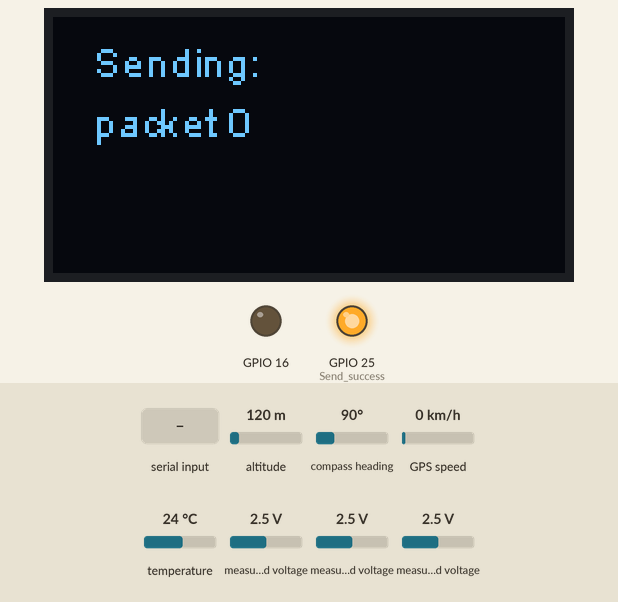
Recording of a sketch running on a simulated ESP32. Shown: 128×64 one-colour display, output pins drawn as LEDs (lit = HIGH). The test bench sets the inputs (shaded band); at power-on: temperature 24 °C, measured voltage 2.5 V, altitude 120 m, compass heading 90°, GPS speed 0 km/h. EEPROM starts erased; the GPS gets a fix after 3 s at 37.7749, -122.4194 with 8 satellites; no radio packets arrive unless stated; what the sketch prints to the serial monitor is not drawn.

Above: at 7.5 s.
7.6 s: temperature set to 12 °C
At 9.2 s:
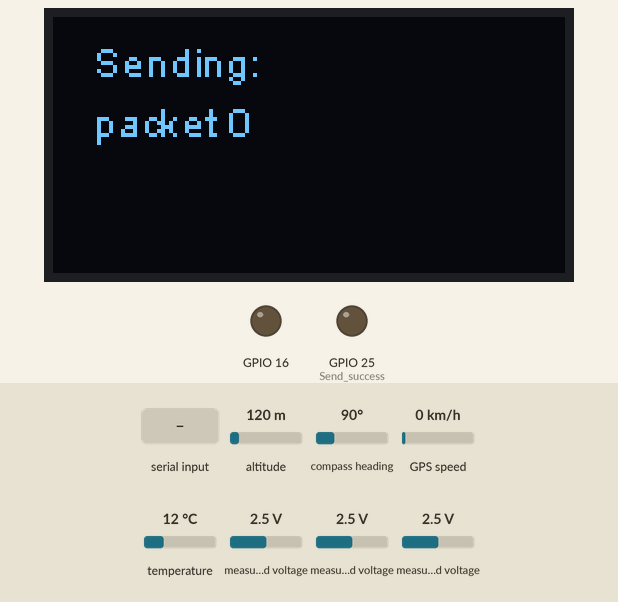
17.3 s: measured voltage (sensor 200) set to 0.1 V
24.2 s: measured voltage (sensor 201) set to 0.1 V
32.0 s: "CALIBRATION\n" received over Serial
39.9 s: "AIN0: \n" received over Serial
53.6 s: temperature set to 19 °C
Timing chart, 0 to 64.5 s (numbered marks = the images above; inputs shaded):
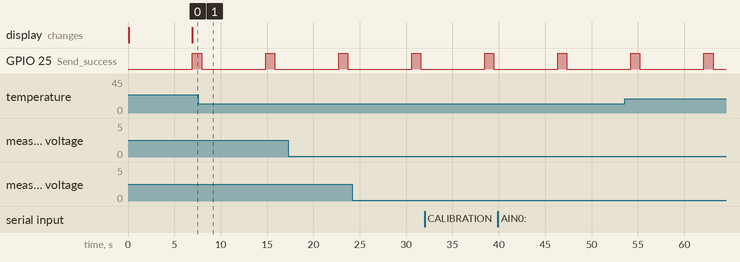

The sketch:

LoRaSender12.ino
```cpp
#include <pgmspace.h>
#include <EEPROM.h>

#include <SPI.h>
#include <LoRa.h>
#include "SSD1306.h"
#include <OneWire.h>
#include <DallasTemperature.h>
#include <TinyGPS++.h>

TinyGPSPlus gps;
HardwareSerial SerialGPS(1);

#include <Wire.h>
#include <Adafruit_ADS1015.h>

 Adafruit_ADS1115 ads;  /* Use this for the 16-bit version */
//Adafruit_ADS1015 ads;     /* Use thi for the 12-bit version */


int TempValue;
String GPS;
float latt;
float lon;

//String packet;


int counter = 0;
// GPIO5  -- SX1278's SCK
// GPIO19 -- SX1278's MISO
// GPIO27 -- SX1278's MOSI
// GPIO18 -- SX1278's CS
// GPIO23 -- SX1278's RESET
// GPIO26 -- SX1278's IRQ(Interrupt Request)
//OLED pins to ESP32 0.96OLEDGPIOs via this connecthin:
//OLED_SDA -- GPIO22
//OLED_SCL -- GPIO21
//OLED_RST -- GPIO16

//pH_SENSOR -- GPIO14
//Temp_SENSOR -- GPIO4
//ORP_SENSOR -- GPIO34
//DO_SENSOR -- GPIO35

SSD1306  display(0x3c, 21, 22); // SDA = 21 SCL = 22
#define SS      18
#define RST     23
#define DI0     26
#define BAND    923E6

/***********************ph***************************/
//#define SensorPin A0            //pH meter Analog output to Arduino Analog Input 0
#define Offset 0.00            //deviation compensate
#define samplingInterval 20
#define printInterval 800
#define ArrayLenth  40    //times of collection
int16_t pHArray[ArrayLenth];   //Store the average value of the sensor feedback
int pHArrayIndex=0;

double Avergearray(int16_t* Arr, int Number){
  int i;
  int max,min;
  double avg_ph;
  long amount=0;
  if(Number<=0){
    Serial.println("Error number for the array to avraging!/n");
    return 0;
  }
  if(Number<5){   //less than 5, calculated directly statistics
    for(i=0;i<Number;i++){
      amount+=Arr[i];
    }
    avg_ph = amount/Number;
    return avg_ph;
  }else{
    if(Arr[0]<Arr[1]){
      min = Arr[0];max=Arr[1];
    }
    else{
      min=Arr[1];max=Arr[0];
    }
    for(i=2;i<Number;i++){
      if(Arr[i]<min){
        amount+=min;        //arr<min
        min=Arr[i];
      }else {
        if(Arr[i]>max){
          amount+=max;    //arr>max
          max=Arr[i];
        }else{
          amount+=Arr[i]; //min<=arr<=max
        }
      }//if
    }//for
    avg_ph = (double)amount/(Number-2);
  }//if
  return avg_ph;
}
/***********************temp************************/

#define ONE_WIRE_BUS 4                 // Data wire is connected to GPIO25
OneWire oneWire(ONE_WIRE_BUS);          // Setup a oneWire instance to communicate with a OneWire device
DallasTemperature sensors(&oneWire);    // Pass our oneWire reference to Dallas Temperature sensor

DeviceAddress Temp = { 0x28, 0x1D, 0x2B, 0x99, 0xA, 0x0, 0x0, 0x9F };

//**********************orp*************************

#define VOLTAGE 5.00    //system voltage
#define OFFSET 0        //zero drift voltage

int orpValue;

#define ArrayLenth  40    //times of collection
//#define orpPin A1          //orp meter output,connect to Arduino controller ADC pin

int16_t orpArray[ArrayLenth];
int orpArrayIndex=0;

double avergearray(int16_t* arr, int number){
  int j;
  int max,min;
  double avg_orp;
  long amount1=0;
  if(number<=0){
    printf("Error number for the array to avraging!/n");
    return 0;
  }
  if(number<5){   //less than 5, calculated directly statistics
    for(j=0;j<number;j++){
      amount1+=arr[j];
    }
    avg_orp = amount1/number;
    return avg_orp;
  }else{
    if(arr[0]<arr[1]){
      min = arr[0];max=arr[1];
    }
    else{
      min=arr[1];max=arr[0];
    }
    for(j=2;j<number;j++){
      if(arr[j]<min){
        amount1+=min;        //arr<min
        min=arr[j];
      }else {
        if(arr[j]>max){
          amount1+=max;    //arr>max
          max=arr[j];
        }else{
          amount1+=arr[j]; //min<=arr<=max
        }
      }//if
    }//for
    avg_orp = (double)amount1/(number-2);
  }//if
  return avg_orp;
}

//************************************************************

//#define DoSensorPin  35     //dissolved oxygen sensor analog output pin to arduino mainboard
#define VREF 3300    //for arduino uno, the ADC reference is the AVCC, that is 5000mV(TYP)
float doValue;      //current dissolved oxygen value, unit; mg/L
float temperature = 25;    //default temperature is 25^C, you can use a temperature sensor to read it

#define EEPROM_write(address, p) {int i = 0; byte *pp = (byte*)&(p);for(; i < sizeof(p); i++) EEPROM.write(address+i, pp[i]);}
#define EEPROM_read(address, p)  {int i = 0; byte *pp = (byte*)&(p);for(; i < sizeof(p); i++) pp[i]=EEPROM.read(address+i);}

#define ReceivedBufferLength 20
char receivedBuffer[ReceivedBufferLength+1];    // store the serial command
byte receivedBufferIndex = 0;

#define SCOUNT  30           // sum of sample point
int16_t analogBuffer[SCOUNT];    //store the analog value in the array, readed from ADC
int16_t analogBufferTemp[SCOUNT];
int16_t analogBufferIndex = 0,copyIndex = 0;

#define SaturationDoVoltageAddress 12          //the address of the Saturation Oxygen voltage stored in the EEPROM
#define SaturationDoTemperatureAddress 16      //the address of the Saturation Oxygen temperature stored in the EEPROM
float SaturationDoVoltage,SaturationDoTemperature;
float averageVoltage;

const float SaturationValueTab[41] PROGMEM = {      //saturation dissolved oxygen concentrations at various temperatures
14.46, 14.22, 13.82, 13.44, 13.09,
12.74, 12.42, 12.11, 11.81, 11.53,
11.26, 11.01, 10.77, 10.53, 10.30,
10.08, 9.86,  9.66,  9.46,  9.27,
9.08,  8.90,  8.73,  8.57,  8.41,
8.25,  8.11,  7.96,  7.82,  7.69,
7.56,  7.43,  7.30,  7.18,  7.07,
6.95,  6.84,  6.73,  6.63,  6.53,
6.41,
};


void setup()
{
    Serial.begin(115200);
  //  pinMode(DoSensorPin,INPUT);
    readDoCharacteristicValues();      //read Characteristic Values calibrated from the EEPROM

    SerialGPS.begin(9600, SERIAL_8N1, 12, 15);   //17-TX 18-RX
    sensors.begin();

//  Serial.println("Getting single-ended readings from AIN0..3");
//  Serial.println("ADC Range: +/- 6.144V (1 bit = 3mV/ADS1015, 0.1875mV/ADS1115)");

   //                                                                 ADS1015  ADS1115
  //                                                                  -------  -------
   ads.setGain(GAIN_TWOTHIRDS);  // 2/3x gain +/- 6.144V  1 bit = 3mV      0.1875mV (default)
  // ads.setGain(GAIN_ONE);        // 1x gain   +/- 4.096V  1 bit = 2mV      0.125mV
  // ads.setGain(GAIN_TWO);        // 2x gain   +/- 2.048V  1 bit = 1mV      0.0625mV
  // ads.setGain(GAIN_FOUR);       // 4x gain   +/- 1.024V  1 bit = 0.5mV    0.03125mV
  // ads.setGain(GAIN_EIGHT);      // 8x gain   +/- 0.512V  1 bit = 0.25mV   0.015625mV
  // ads.setGain(GAIN_SIXTEEN);    // 16x gain  +/- 0.256V  1 bit = 0.125mV  0.0078125mV
  ads.begin();


    pinMode(25, OUTPUT); //Send success, LED will bright 1 second
    while (!Serial);
    pinMode(16, OUTPUT);
    digitalWrite(14, LOW);    // set GPIO16 low to reset OLED
    delay(50);
    digitalWrite(14, HIGH); // while OLED is running, must set GPIO16 in high

    Serial.println("LoRa Sender");
    SPI.begin(5, 19, 27, 18);
    LoRa.setPins(SS, RST, DI0);
    if (!LoRa.begin(923E6)) {
      Serial.println("Starting LoRa failed!");
      while (1);

    }

    Serial.println("LoRa Initial OK!");
    // Initialising the UI will init the display too.
    display.init();
    display.flipScreenVertically();
    display.setFont(ArialMT_Plain_10);
  }

void loop()
{
  int16_t adc0, adc1, adc2;
  float volt0, volt1, volt2;
//  adc0 = ads.readADC_SingleEnded(0);
//  volt0 = adc0*0.000188;

//  adc1 = ads.readADC_SingleEnded(1);
//  volt1 = adc1*0.000188;

//  Serial.print("AIN0: ");
//  Serial.print(adc0);
//  Serial.print(" ");
//  Serial.print(volt0, 4);
//  Serial.println(" vdc");
//  Serial.print("AIN1: ");
//  Serial.print(adc1);
//  Serial.print(" ");
//  Serial.print(volt1, 4);
//  Serial.println(" vdc");
//  Serial.print("AIN2: ");
//  Serial.print(adc2);
//  Serial.print(" ");
//  delay(2000);

   static unsigned long analogSampleTimepoint = millis();
   if(millis()-analogSampleTimepoint > 30U)     //every 30 milliseconds,read the analog value from the ADC
   {
     analogSampleTimepoint = millis();
     analogBuffer[analogBufferIndex] = ads.readADC_SingleEnded(2);    //read the analog value and store into the buffer
     analogBufferIndex++;
     if(analogBufferIndex == SCOUNT)
         analogBufferIndex = 0;
   }

   static unsigned long tempSampleTimepoint = millis();
   if(millis()-tempSampleTimepoint > 500U)  // every 500 milliseconds, read the temperature
   {
      tempSampleTimepoint = millis();
      //temperature = readTemperature();  // add your temperature codes here to read the temperature, unit:^C
   }

   static unsigned long printTimepoint = millis();
   if(millis()-printTimepoint > 1000U)
   {

      printTimepoint = millis();
      for(copyIndex=0;copyIndex<SCOUNT;copyIndex++)
      {
        analogBufferTemp[copyIndex]= analogBuffer[copyIndex];
      }

      averageVoltage = getMedianNum(analogBufferTemp,SCOUNT)*0.1875; // read the value more stable by the median filtering algorithm
//      Serial.print(F("Temperature:"));
//      Serial.print(temperature,1);
//      Serial.print(F("^C"));


      doValue = pgm_read_float_near( &SaturationValueTab[0] + (int)(SaturationDoTemperature+0.5) ) * averageVoltage / SaturationDoVoltage;  //calculate the do value, doValue = Voltage / SaturationDoVoltage * SaturationDoValue(with temperature compensation)
      Serial.print(F("DO Value: "));
      Serial.print(doValue,2);
      Serial.println(F("mg/L"));

/**********************************************************************************************************************/
              //PH SENSOR

              static unsigned long samplingTime = millis();
              static unsigned long printtime = millis();
             float pHValue,voltage;
              if(millis()-samplingTime > samplingInterval)
              {
                  pHArray[pHArrayIndex++]= ads.readADC_SingleEnded(0);
                  orpArray[pHArrayIndex++]= ads.readADC_SingleEnded(1);    //read an analog value every 20ms
                  if(pHArrayIndex==ArrayLenth)pHArrayIndex=0;

                  voltage = Avergearray(pHArray, ArrayLenth)*0.000188;
                  pHValue = 3.5*voltage+Offset;
                  orpValue=((30*(double)VOLTAGE*1000)-(75*Avergearray(orpArray, ArrayLenth)*0.1875))/75-OFFSET;
                  samplingTime=millis();
              }
              if(millis() - printtime > printInterval)   //Every 800 milliseconds, print a numerical, convert the state of the LED indicator
              {

                Serial.print("pH : ");
                Serial.println(pHValue,2);

                 Serial.print("ORP: ");
                 Serial.print((int)orpValue);
                 Serial.println("mV");
                    printtime=millis();
  }

            // Temp SENSOR
              sensors.requestTemperatures(); // Send the command to get temperatures
              TempValue = sensors.getTempC(Temp);
//              String thistemp = String(Temp1,HEX);
              Serial.print("Temp (*C)= ");
              Serial.print(TempValue);
              Serial.print(" Temp (*F)= ");
              Serial.println(sensors.getTempF(Temp));


//            // ORP SENSOR
//              static unsigned long orpTimer=millis();   //analog sampling interval
//              static unsigned long printTime=millis();
//              if(millis() >= orpTimer)
//              {
//                orpTimer=millis()+20;
//            //    orpArray[orpArrayIndex++]=analogRead(orpPin);    //read an analog value every 20ms
//                orpArray[orpArrayIndex++]= ads.readADC_SingleEnded(1);    //read an analog value every 20ms
//                if (orpArrayIndex==ArrayLenth) {
//                  orpArrayIndex=0;
//                }
//               orpValue=((30*(double)VOLTAGE*1000)-(75*avergearray(orpArray, ArrayLenth)*0.1875))/75-OFFSET;
//
//                //convert the analog value to orp according the circuit
//              }
//              if(millis() >= printTime)   //Every 800 milliseconds, print a numerical, convert the state of the LED indicator
//              {
//
//
//              printTime=millis()+800;
//              Serial.print("ORP: ");
//              Serial.print((int)orpValue);
//               Serial.println("mV");
//  }


            // GPS
              Serial.print("Latitude  : ");
              Serial.println(gps.location.lat(), 5);
              Serial.print("Longitude : ");
              Serial.println(gps.location.lng(), 5);


              smartDelay(1000);

              if (millis() > 5000 && gps.charsProcessed() < 10)
                Serial.println(F("No GPS data received: check wiring"));
                delay(2000);

//                latt = 13.27598;
//                lon  = 100.92276;
             latt = gps.location.lat();
             lon  = gps.location.lng();


            Serial.println(packet_txt(pHValue,TempValue,orpValue,doValue,latt,lon));

              delay(1000);


              // send packet
              LoRa.beginPacket();
              LoRa.print(packet_txt(pHValue,TempValue,orpValue,doValue,latt,lon));
              LoRa.endPacket();

              Serial.print("Send '");
              Serial.print(packet_txt(pHValue,TempValue,orpValue,doValue,latt,lon));
              Serial.println("'");
              Serial.println("**********************");
              delay(1000);

              display.clear();
              display.setTextAlignment(TEXT_ALIGN_LEFT);
              display.drawString(10, 5, "Sending:");
              display.drawString(10, 20, "packet " + String(counter));
              display.display();        // write the buffer to the display


              digitalWrite(25, HIGH);   // turn the LED on (HIGH is the voltage level)
              delay(1000);                       // wait for a second
              digitalWrite(25, LOW);    // turn the LED off by making the voltage LOW
              delay(1000);                       // wait for a second


/**********************************************************************************************************************/
   }

   if(serialDataAvailable() > 0)
   {
      byte modeIndex = uartParse();  //parse the uart command received
      doCalibration(modeIndex);    // If the correct calibration command is received, the calibration function should be called.
   }

}

boolean serialDataAvailable(void)
{
  char receivedChar;
  static unsigned long receivedTimeOut = millis();
  while ( Serial.available() > 0 )
  {
    if (millis() - receivedTimeOut > 500U)
    {
      receivedBufferIndex = 0;
      memset(receivedBuffer,0,(ReceivedBufferLength+1));
    }
    receivedTimeOut = millis();
    receivedChar = Serial.read();
    if (receivedChar == '\n' || receivedBufferIndex == ReceivedBufferLength)
    {
  receivedBufferIndex = 0;
  strupr(receivedBuffer);
  return true;
    }else{
        receivedBuffer[receivedBufferIndex] = receivedChar;
        receivedBufferIndex++;
    }
  }
  return false;
}

byte uartParse()
{
    byte modeIndex = 0;
    if(strstr(receivedBuffer, "CALIBRATION") != NULL)
        modeIndex = 1;
    else if(strstr(receivedBuffer, "EXIT") != NULL)
        modeIndex = 3;
    else if(strstr(receivedBuffer, "SATCAL") != NULL)
        modeIndex = 2;
    return modeIndex;
}

void doCalibration(byte mode)
{
    char *receivedBufferPtr;
    static boolean doCalibrationFinishFlag = 0,enterCalibrationFlag = 0;
    float voltageValueStore;
    switch(mode)
    {
      case 0:
      if(enterCalibrationFlag)
         Serial.println(F("Command Error"));
      break;

      case 1:
      enterCalibrationFlag = 1;
      doCalibrationFinishFlag = 0;
      Serial.println();
      Serial.println(F(">>>Enter Calibration Mode<<<"));
      Serial.println(F(">>>Please put the probe into the saturation oxygen water! <<<"));
      Serial.println();
      break;

     case 2:
      if(enterCalibrationFlag)
      {
         Serial.println();
         Serial.println(F(">>>Saturation Calibration Finish!<<<"));
         Serial.println();
         EEPROM_write(SaturationDoVoltageAddress, averageVoltage);
         EEPROM_write(SaturationDoTemperatureAddress, temperature);
         SaturationDoVoltage = averageVoltage;
         SaturationDoTemperature = temperature;
         doCalibrationFinishFlag = 1;
      }
      break;

        case 3:
        if(enterCalibrationFlag)
        {
            Serial.println();
            if(doCalibrationFinishFlag)
               Serial.print(F(">>>Calibration Successful"));
            else
              Serial.print(F(">>>Calibration Failed"));
            Serial.println(F(",Exit Calibration Mode<<<"));
            Serial.println();
            doCalibrationFinishFlag = 0;
            enterCalibrationFlag = 0;
        }
        break;
    }
}

int16_t getMedianNum(int16_t bArray[], int iFilterLen)
{
      int16_t bTab[iFilterLen];
      for (byte i = 0; i<iFilterLen; i++)
      {
    bTab[i] = bArray[i];
      }
      int i, j, bTemp;
      for (j = 0; j < iFilterLen - 1; j++)
      {
    for (i = 0; i < iFilterLen - j - 1; i++)
          {
      if (bTab[i] > bTab[i + 1])
            {
    bTemp = bTab[i];
          bTab[i] = bTab[i + 1];
    bTab[i + 1] = bTemp;
       }
    }
      }
      if ((iFilterLen & 1) > 0)
  bTemp = bTab[(iFilterLen - 1) / 2];
      else
  bTemp = (bTab[iFilterLen / 2] + bTab[iFilterLen / 2 - 1]) / 2;
      return bTemp;
}

void readDoCharacteristicValues(void)
{
    EEPROM_read(SaturationDoVoltageAddress, SaturationDoVoltage);
    EEPROM_read(SaturationDoTemperatureAddress, SaturationDoTemperature);
    if(EEPROM.read(SaturationDoVoltageAddress)==0xFF && EEPROM.read(SaturationDoVoltageAddress+1)==0xFF && EEPROM.read(SaturationDoVoltageAddress+2)==0xFF && EEPROM.read(SaturationDoVoltageAddress+3)==0xFF)
    {
      SaturationDoVoltage = 1127.6;   //default voltage:1127.6mv
      EEPROM_write(SaturationDoVoltageAddress, SaturationDoVoltage);
    }
    if(EEPROM.read(SaturationDoTemperatureAddress)==0xFF && EEPROM.read(SaturationDoTemperatureAddress+1)==0xFF && EEPROM.read(SaturationDoTemperatureAddress+2)==0xFF && EEPROM.read(SaturationDoTemperatureAddress+3)==0xFF)
    {
      SaturationDoTemperature = 25.0;   //default temperature is 25^C
      EEPROM_write(SaturationDoTemperatureAddress, SaturationDoTemperature);
    }
}
static void smartDelay(unsigned long ms)
{
  unsigned long start = millis();
  do
  {
    while (SerialGPS.available())
      gps.encode(SerialGPS.read());
  } while (millis() - start < ms);
}

String packet_txt(float pH_val,int temp_val,int ORP_val,float DO_val,float LAT_val,float LON_val){
  String pck = PH(pH_val)+TEMP(temp_val)+ORP(ORP_val)+DO(DO_val)+LAT(LAT_val)+LON(LON_val);
  return pck;
}

String PH(float pH_val){
//  return String(pH_val,HEX);

  int ph_adapt = pH_val*100.00f;
  String preText;
  String data;
  if(String(ph_adapt,HEX).length()<3){
    for(int i = 0;i<(3-String(ph_adapt,HEX).length());i++){
      preText += "0";
    }
  }
  data = preText+String(ph_adapt,HEX);
  return data; // 3 Bytes
}

String TEMP(int temp_val){
  String preText;
  String data;
  if(String(temp_val,HEX).length()<2){
    for(int i = 0;i<(2-String(temp_val,HEX).length());i++){
      preText += "0";
    }
  }
  data = preText+String(temp_val,HEX);
  return data; // 2 Byte
}

String ORP(int ORP_val){
  String dat;
  String preText;
  String data;
  if(String(abs(ORP_val),HEX).length()<3){
    for(int i = 0;i<(3-String(abs(ORP_val),HEX).length());i++){
      preText += "0";
    }
  }
  data = preText+String(abs(ORP_val),HEX);

  if(ORP_val<0){
    dat = "0"+data;

  }else{
    dat = "1"+data;
  }
  return dat ; // 3 Bytes
}
String DO(float DO_val){
  int do_adapt = DO_val*100.00f;
  String preText;
  String data;
  if(String(do_adapt,HEX).length()<3){
    for(int i = 0;i<(3-String(do_adapt,HEX).length());i++){
      preText += "0";
    }
  }
  data = preText+String(do_adapt,HEX);
  return data; // 3 Bytes
}
String LAT(float LAT_val){
  int lat_adapt = LAT_val*100000;
  String preText;
  String data;
  if(String(lat_adapt,HEX).length()<6){
    for(int i = 0;i<(6-String(lat_adapt,HEX).length());i++){
      preText += "0";
    }
  }
  data = preText+String(lat_adapt,HEX);
  return data;// 6 Bytes
}
String LON(float LON_val){
  int lon_adapt = LON_val*100000;
  String preText;
  String data;
  if(String(lon_adapt,HEX).length()<6){
    for(int i = 0;i<(6-String(lon_adapt,HEX).length());i++){
      preText += "0";
    }
  }
  data = preText+String(lon_adapt,HEX);
  return data;// 6 Bytes
}
String Depacket(String pck,uint8_t x){
  String dePCK[6];
  dePCK[0] = pck.substring(0,3);
  dePCK[1] = pck.substring(3,5);
  dePCK[2] = pck.substring(5,9);
  dePCK[3] = pck.substring(9,12);
  dePCK[4] = pck.substring(12,18);
  dePCK[5] = pck.substring(18,24);

  return dePCK[x];
}
unsigned int hexToDec(String hexString) {

  unsigned int decValue = 0;
  int nextInt;

  for (int i = 0; i < hexString.length(); i++) {

    nextInt = int(hexString.charAt(i));
    if (nextInt >= 48 && nextInt <= 57) nextInt = map(nextInt, 48, 57, 0, 9); //check 0-9 ascii in DEC
    if (nextInt >= 65 && nextInt <= 70) nextInt = map(nextInt, 65, 70, 10, 15); //check A-F ascii in DEC
    if (nextInt >= 97 && nextInt <= 102) nextInt = map(nextInt, 97, 102, 10, 15); //check a-f ascii in DEC
    nextInt = constrain(nextInt, 0, 15);

    decValue = (decValue * 16) + nextInt;
  }

  return decValue;
}
```
